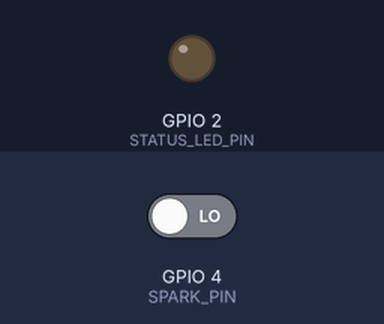
Bench run of a sketch on a simulated ESP32. Shown: output pins drawn as LEDs (lit = HIGH). The test bench sets the inputs (shaded band); at power-on: GPIO 4 (SPARK_PIN) LOW. What the sketch prints to the serial monitor is not drawn.

Above: at 1.4 s.
1.5 s: GPIO 4 (SPARK_PIN) driven HIGH
Timing chart, 0 to 4.5 s (numbered marks = the images above; inputs shaded):
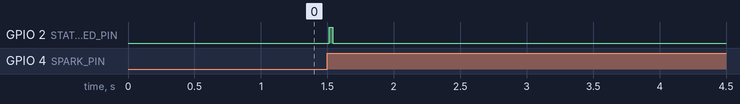

Measured:
- after the input at 1.5 s, GPIO 2 (STATUS_LED_PIN): LOW → HIGH at once, → LOW 0.03 s later

The sketch:

Teslasense.ino
```cpp
// Teslasense.ino — companion Tesla-coil spark sensor for Nephotology.
//
// Target: any ESP32 (classic / S2 / S3 / C3). No external libraries —
// uses only the ESP-NOW + WiFi stack that ships with the ESP32 core.
//
// PURPOSE
//   Parks next to the Tesla coil so the Nephotology rig doesn't have to.
//   A wire antenna on SPARK_PIN picks up the coil's EMI; every spark burst
//   induces edges, an ISR counts them, and the count is broadcast over
//   ESP-NOW ~20x per second. The rig merges these into Mode 31
//   (Wardenclyffe) exactly as if the antenna were wired locally —
//   no BLE command needed on the rig, packets are always accepted.
//
// PROTOCOL
//   Packet format MUST match the receiver in Nephotomentals.ino:
//     #define SPARK_MAGIC 0x54
//     typedef struct { uint8_t magic; uint8_t seq; uint16_t edges; }
//       __attribute__((packed)) SparkPacket;            // 4 bytes
//   4 bytes + magic keeps it unmistakable next to the 2-byte PmPacket.
//   Sent to broadcast MAC (FF:FF:FF:FF:FF:FF) on channel 1, no pairing.
//
// WIRING
//   Antenna   → SPARK_PIN (GPIO 4 by default): 5–20 cm of stiff wire,
//               nothing else. Closer coil = shorter wire. If it floods
//               (rate pegged even when idle), shorten or move the wire.
//   That's the whole circuit. A detector module's digital output works
//   on the same pin too (it idles low, pulses high).
//
// STATUS LED
//   Blinks on every packet that carries at least one edge, so you can
//   see sparks being heard from across the room.
//
// TUNING
//   The ISR ignores edges closer than 100 µs apart — that counts spark
//   EVENTS, not the RF carrier's MHz ringing, and caps interrupt load.

#include <Arduino.h>
#include <WiFi.h>
#include <esp_now.h>
#include <esp_wifi.h>
#include "driver/gpio.h"

#ifndef SPARK_PIN
  #define SPARK_PIN 4
#endif

#ifndef SEND_PERIOD_MS
  #define SEND_PERIOD_MS 50      // 20 Hz — keeps strike timing tight on the rig
#endif

#ifndef ESPNOW_CHANNEL
  #define ESPNOW_CHANNEL 1       // must match receiver (default WiFi STA channel)
#endif

#ifndef STATUS_LED_PIN
  #ifdef RGB_BUILTIN
    #define STATUS_LED_PIN RGB_BUILTIN
    #define STATUS_LED_IS_RGB 1
  #elif defined(LED_BUILTIN)
    #define STATUS_LED_PIN LED_BUILTIN
  #else
    #define STATUS_LED_PIN 2
  #endif
#endif

// Packed packet format — MUST match Nephotomentals.ino exactly.
#define SPARK_MAGIC 0x54   // 'T'
typedef struct { uint8_t magic; uint8_t seq; uint16_t edges; } __attribute__((packed)) SparkPacket;
typedef struct { uint16_t pm25; } __attribute__((packed)) PmPacket;

// Optional PMS5003 rides along on this node. Always listening — plug the
// sensor in and valid frames start relaying (~1/s, its natural rate);
// unplug it and the node just goes quiet on the PM side. The header +
// checksum verification means a floating RX pin can never fake a reading.
#ifndef PMS_RX_PIN
  #define PMS_RX_PIN 16
#endif
HardwareSerial Pms(2);

static const uint8_t kBroadcastMac[6] = { 0xFF, 0xFF, 0xFF, 0xFF, 0xFF, 0xFF };

volatile uint32_t gEdges  = 0;   // ISR-counted antenna edges (monotonic)
static uint32_t lastSent  = 0;   // edge total at the previous packet
static uint32_t lastSendMs = 0;
static uint32_t ledOffAtMs = 0;
static bool     ledIsOn    = false;
static bool     peerAdded  = false;
static uint8_t  seq        = 0;
static uint32_t packetsSent = 0;

// Raw IDF GPIO ISR rather than Arduino attachInterrupt() — the Arduino
// wrapper installs its ISR service via an IPC call that can overflow the
// tiny ipc task stack once the radio is up (seen as a boot-loop on the rig).
void IRAM_ATTR sparkIsr(void* /*arg*/) {
  static uint32_t lastUs = 0;
  uint32_t nowUs = (uint32_t)micros();
  if ((uint32_t)(nowUs - lastUs) < 100) return;   // skip carrier ringing
  lastUs = nowUs;
  gEdges = gEdges + 1;
}

static inline void setStatusLed(uint8_t r, uint8_t g, uint8_t b) {
#ifdef STATUS_LED_IS_RGB
  rgbLedWrite(STATUS_LED_PIN, r, g, b);
#else
  digitalWrite(STATUS_LED_PIN, (r | g | b) ? HIGH : LOW);
#endif
}

static bool ensurePeer() {
  if (peerAdded) return true;
  esp_now_peer_info_t peer = {};
  memcpy(peer.peer_addr, kBroadcastMac, 6);
  peer.channel = ESPNOW_CHANNEL;
  peer.encrypt = false;
  if (esp_now_add_peer(&peer) != ESP_OK) {
    Serial.println("[ESP-NOW] add_peer failed");
    return false;
  }
  peerAdded = true;
  return true;
}

void setup() {
  Serial.begin(115200);
  delay(200);
  Serial.println();
  Serial.println("==================================");
  Serial.println("  Teslasense  (sparks -> ESP-NOW)");
  Serial.println("==================================");

  pinMode(STATUS_LED_PIN, OUTPUT);
  setStatusLed(0, 0, 0);

  gpio_install_isr_service(0);
  gpio_config_t cfg = {};
  cfg.pin_bit_mask  = 1ULL << SPARK_PIN;
  cfg.mode          = GPIO_MODE_INPUT;
  cfg.pull_up_en    = GPIO_PULLUP_DISABLE;
  cfg.pull_down_en  = GPIO_PULLDOWN_ENABLE;
  cfg.intr_type     = GPIO_INTR_POSEDGE;
  gpio_config(&cfg);
  gpio_isr_handler_add((gpio_num_t)SPARK_PIN, sparkIsr, NULL);

  WiFi.mode(WIFI_STA);
  WiFi.disconnect();
  esp_wifi_set_channel(ESPNOW_CHANNEL, WIFI_SECOND_CHAN_NONE);

  if (esp_now_init() != ESP_OK) {
    Serial.println("ERROR: esp_now_init failed — halting");
    while (1) { delay(1000); }
  }

  Pms.begin(9600, SERIAL_8N1, PMS_RX_PIN, -1);

  Serial.print("[ESP-NOW] MAC:     ");
  Serial.println(WiFi.macAddress());
  Serial.print("[SPARK]   Antenna: GPIO ");
  Serial.println(SPARK_PIN);
  Serial.print("[PMS]     RX:      GPIO ");
  Serial.println(PMS_RX_PIN);
  Serial.println("Broadcasting on FF:FF:FF:FF:FF:FF — any Nephotology rig in");
  Serial.println("range feeds these sparks straight into Mode 31 (Wardenclyffe).");
  Serial.println();
}

// PMS5003 frame parser -> PM2.5 atmospheric (same frame layout the rig uses).
static bool readPms(uint16_t &pm25) {
  static uint8_t b[32];
  while (Pms.available() >= 32) {
    if (Pms.peek() != 0x42) { Pms.read(); continue; }
    Pms.readBytes(b, 32);
    if (b[1] != 0x4D) continue;
    uint16_t sum = 0; for (int i = 0; i < 30; i++) sum += b[i];
    if (sum != (uint16_t)((b[30] << 8) | b[31])) continue;
    pm25 = (b[12] << 8) | b[13];
    return true;
  }
  return false;
}

void loop() {
  uint32_t now = millis();

  if (ledIsOn && (int32_t)(now - ledOffAtMs) >= 0) {
    setStatusLed(0, 0, 0);
    ledIsOn = false;
  }

  if (now - lastSendMs >= SEND_PERIOD_MS) {
    lastSendMs = now;
    uint32_t total = gEdges;
    uint32_t delta = total - lastSent;
    lastSent = total;
    if (delta > 0 && ensurePeer()) {
      SparkPacket pkt;
      pkt.magic = SPARK_MAGIC;
      pkt.seq   = seq++;
      pkt.edges = (delta > 65535) ? 65535 : (uint16_t)delta;
      if (esp_now_send(kBroadcastMac, (const uint8_t*)&pkt, sizeof(pkt)) == ESP_OK) {
        packetsSent++;
        setStatusLed(0, 24, 40);     // electric-blue blink: spark heard, spark sent
        ledIsOn = true;
        ledOffAtMs = now + 25;
      }
    }
  }

  // PM2.5 relay — always listening; only transmits while a PMS is talking
  uint16_t pm;
  if (readPms(pm) && ensurePeer()) {
    PmPacket pp = { pm };
    esp_now_send(kBroadcastMac, (const uint8_t*)&pp, sizeof(pp));
    Serial.printf("[PMS]     pm2.5=%u\n", pm);
  }

  // once-a-second heartbeat log so the serial monitor shows life
  static uint32_t lastLogMs = 0;
  if (now - lastLogMs >= 1000) {
    lastLogMs = now;
    Serial.printf("[%6lus] edges=%lu  sent=%lu pkts\n",
                  (unsigned long)(now / 1000),
                  (unsigned long)gEdges,
                  (unsigned long)packetsSent);
  }

  delay(5);
}
```
